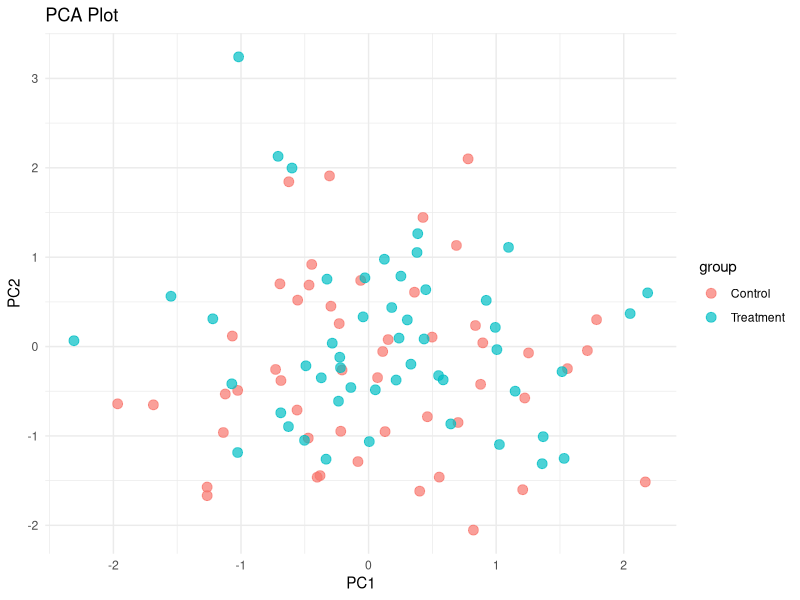
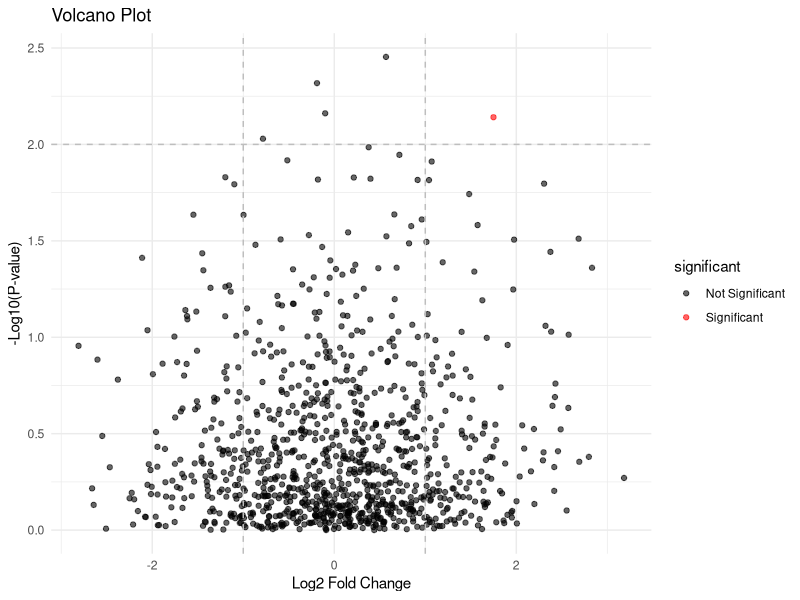
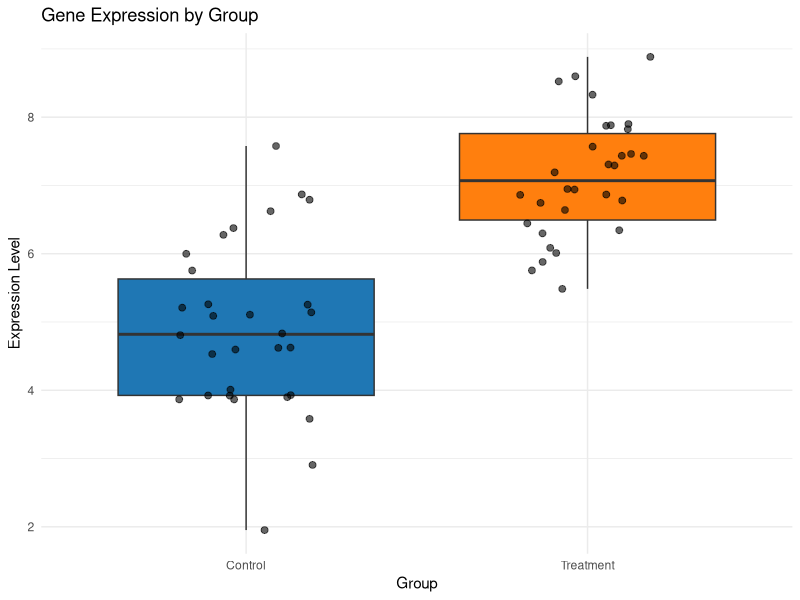
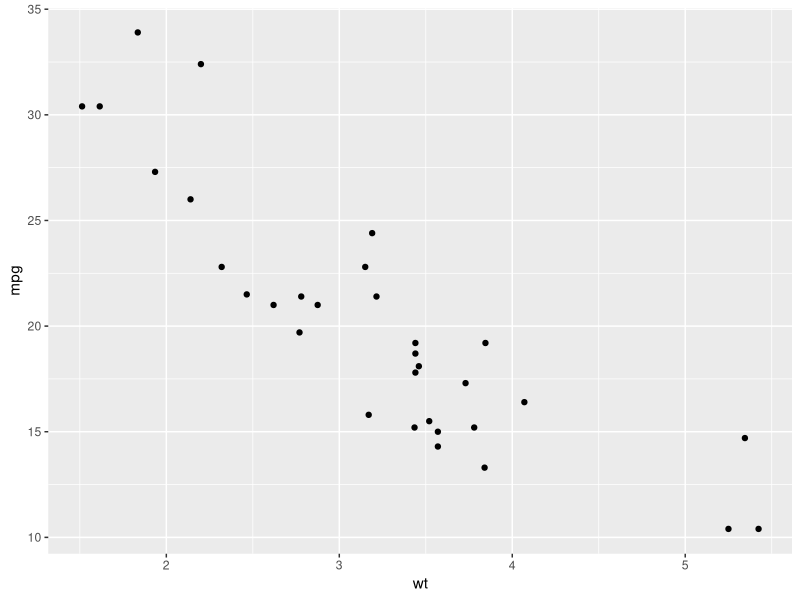
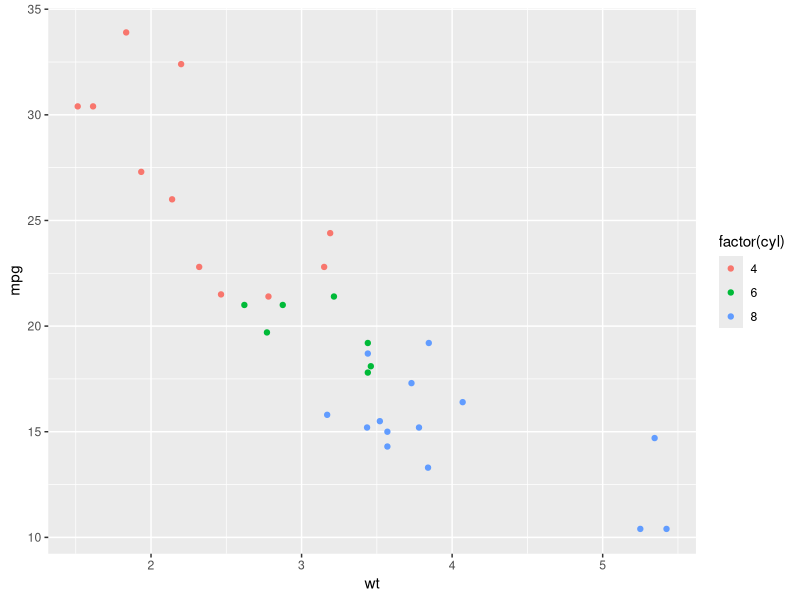
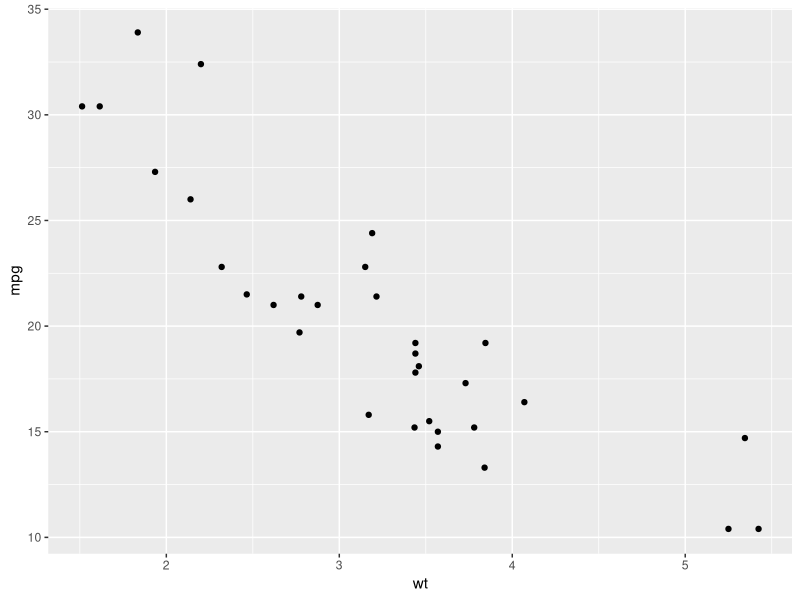
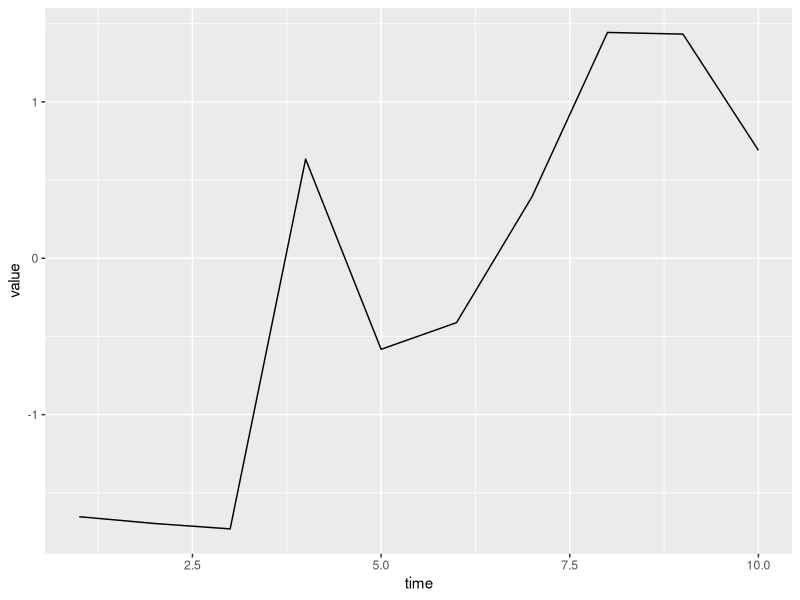
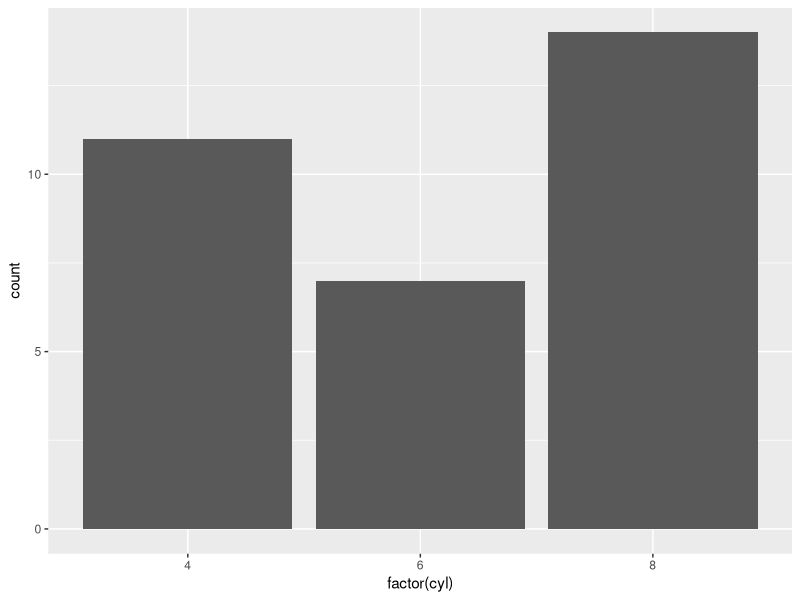

These charts were generated, in order, by the following R code:
## ---- chunk 1
library(ggplot2)

## ---- chunk 2
# Load required library
library(ggplot2)

# Create sample data similar to PCA results
set.seed(123)
pca_data <- data.frame(
  PC1 = rnorm(100),
  PC2 = rnorm(100),
  group = factor(rep(c("Control", "Treatment"), each = 50))
)

# Basic scatter plot
ggplot(pca_data, aes(x = PC1, y = PC2, color = group)) +
  geom_point(alpha = 0.7, size = 3) +
  labs(title = "PCA Plot", x = "PC1", y = "PC2") +
  theme_minimal()
## ---- chunk 3
# Create volcano plot data
volcano_data <- data.frame(
  log2FC = rnorm(1000, mean = 0, sd = 1),
  pvalue = runif(1000, min = 1e-10, max = 1)
)
volcano_data$neg_log10_pval <- -log10(volcano_data$pvalue)
volcano_data$significant <- ifelse(volcano_data$neg_log10_pval > 2 & abs(volcano_data$log2FC) > 1, "Significant", "Not Significant")

# Volcano plot
ggplot(volcano_data, aes(x = log2FC, y = neg_log10_pval, color = significant)) +
  geom_point(alpha = 0.6) +
  scale_color_manual(values = c("Significant" = "red", "Not Significant" = "black")) +
  labs(title = "Volcano Plot", x = "Log2 Fold Change", y = "-Log10(P-value)") +
  theme_minimal() +
  geom_vline(xintercept = c(-1, 1), linetype = "dashed", color = "gray") +
  geom_hline(yintercept = 2, linetype = "dashed", color = "gray")
## ---- chunk 4
# Gene expression data across groups
gene_expr <- data.frame(
  expression = c(rnorm(30, mean = 5), rnorm(30, mean = 7)),
  group = factor(rep(c("Control", "Treatment"), each = 30))
)

# Box plot with jitter points
ggplot(gene_expr, aes(x = group, y = expression, fill = group)) +
  geom_boxplot(outlier.shape = NA) +
  geom_jitter(width = 0.2, alpha = 0.6, size = 2) +
  scale_fill_manual(values = c("Control" = "#1f77b4", "Treatment" = "#ff7f0e")) +
  labs(title = "Gene Expression by Group", x = "Group", y = "Expression Level") +
  theme_minimal() +
  theme(legend.position = "none")
## ---- chunk 5
#| label: setup
#| include: false

# Load required libraries
library(ggplot2)
library(dplyr)
## ---- chunk 6
# Basic ggplot2 structure
# ggplot(data = <DATA>) +
#   <GEOM_FUNCTION>(
#     mapping = aes(<MAPPINGS>)
#   )
## ---- chunk 7
# Simple scatter plot
ggplot(data = mtcars) +
  geom_point(mapping = aes(x = wt, y = mpg))
## ---- chunk 8
# Scatter plot with color mapped to number of cylinders
ggplot(data = mtcars) +
  geom_point(mapping = aes(x = wt, y = mpg, color = factor(cyl)))
## ---- chunk 9
ggplot(mtcars, aes(x = wt, y = mpg)) +
  geom_point()
## ---- chunk 10
# Create time series data
time_data <- data.frame(
  time = 1:10,
  value = cumsum(rnorm(10))
)

ggplot(time_data, aes(x = time, y = value)) +
  geom_line()
## ---- chunk 11
# geom_bar counts occurrences
ggplot(mtcars, aes(x = factor(cyl))) +
  geom_bar()

# geom_col uses values as heights
bar_data <- data.frame(
  category = c("A", "B", "C"),
  value = c(10, 15, 7)
)

ggplot(bar_data, aes(x = category, y = value)) +
  geom_col()
## ---- chunk 12
ggplot(mtcars, aes(x = mpg)) +
  geom_histogram(bins = 10)
## ---- chunk 13
ggplot(mtcars, aes(x = factor(cyl), y = mpg)) +
  geom_boxplot()
## ---- chunk 14
ggplot(mtcars, aes(x = wt, y = mpg)) +
  geom_point() +
  geom_smooth(method = "lm", se = TRUE, color = "red")
## ---- chunk 15
ggplot(mtcars, aes(x = wt, y = mpg)) +
  geom_point() +
  facet_wrap(~ cyl)
## ---- chunk 16
ggplot(mtcars, aes(x = wt, y = mpg)) +
  geom_point() +
  facet_grid(vs ~ am)
## ---- chunk 17
ggplot(mtcars, aes(x = wt, y = mpg, color = hp)) +
  geom_point(size = 3) +
  scale_color_gradient(low = "blue", high = "red") +
  labs(
    title = "Fuel Efficiency vs Weight",
    subtitle = "Colored by Horsepower",
    x = "Weight (1000 lbs)",
    y = "Miles per Gallon",
    color = "Horsepower"
  )
## ---- chunk 18
# Using built-in themes
p <- ggplot(mtcars, aes(x = wt, y = mpg)) +
  geom_point()

# Different theme options
p + theme_bw()
## ---- chunk 19
# Custom theme
p + theme_minimal() +
  theme(
    plot.title = element_text(size = 16, face = "bold"),
    axis.title = element_text(size = 12),
    panel.grid.minor = element_blank()
  ) +
  labs(title = "Custom Styled Plot")
## ---- chunk 20
# Create sample data
set.seed(123)
sample_data <- data.frame(
  group = rep(c("Control", "Treatment"), each = 50),
  time = rep(1:10, times = 10),
  value = c(rnorm(50, mean = 5), rnorm(50, mean = 7)) + 
          rep(seq(0, 2, length.out = 10), times = 10)
)

# Create the plot
ggplot(sample_data, aes(x = time, y = value, color = group)) +
  geom_line(aes(group = interaction(group, rep(1:5, each = 10))), 
            alpha = 0.3) +
  geom_smooth(se = TRUE, method = "loess") +
  scale_color_manual(values = c("Control" = "gray50", "Treatment" = "steelblue")) +
  labs(
    title = "Treatment Effect Over Time",
    x = "Time (hours)",
    y = "Response Value",
    color = "Group"
  ) +
  theme_minimal() +
  theme(
    plot.title = element_text(hjust = 0.5, size = 14, face = "bold"),
    legend.position = "bottom"
  )
